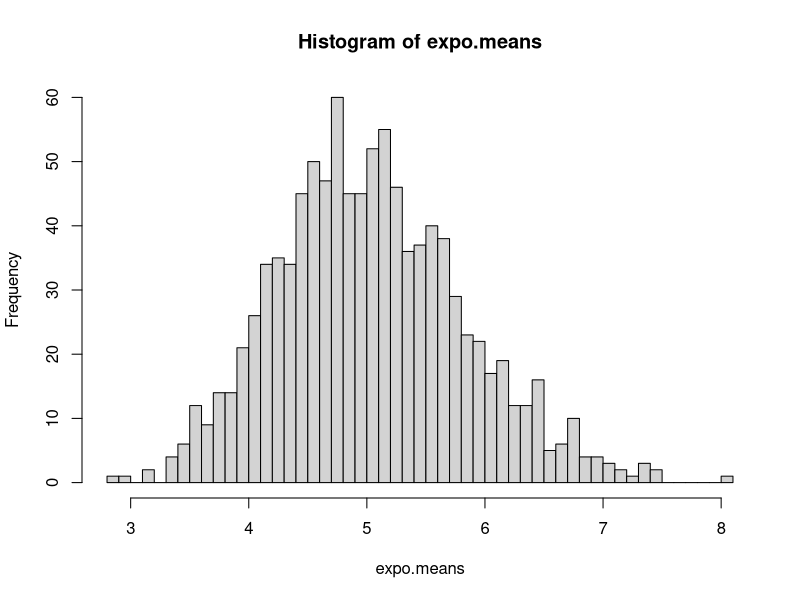
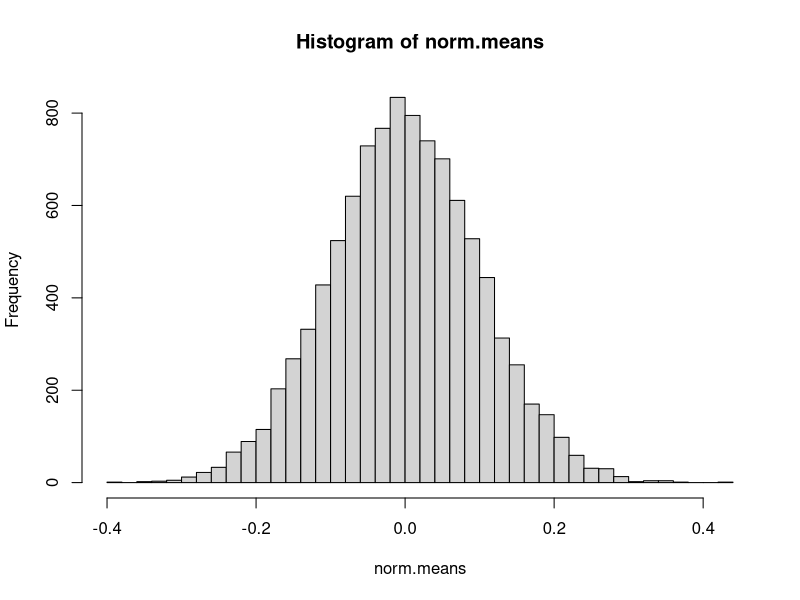
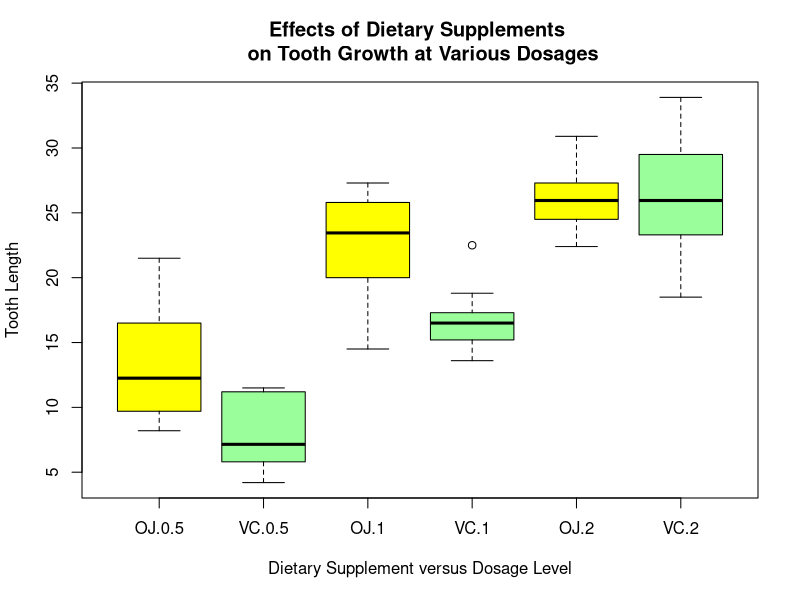

Write the R code that produced these figures, in order.
## ---- chunk 1
setwd("/Users/dalehunscher/Dropbox/Coursera/Statistical_Inference/project")

library(knitr) 
library(graphics)
library(datasets)
library(ggplot2)

## ---- chunk 2

set.seed(48103)

## ---- chunk 3

nsamples <- 1000 # dim of mns
n <- 40 # n for each sample mean
lambda <- 0.2 # exponential rate
## ---- chunk 4

expo.means <- NULL; for ( i in 1:nsamples) { expo.means = c(expo.means, mean(rexp(n,lambda)))}

theoretical.mean <- 1/lambda
expo.mean = mean(expo.means)

expo.var <- var(expo.means)
theoretical.var <- ((1/lambda)/sqrt(n))^2

## ---- chunk 5

expo.mean

theoretical.mean

## ---- chunk 6

expo.var

theoretical.var
## ---- chunk 7

hist(expo.means,breaks=50)

## ---- chunk 8

n <- 100
nsamples <- 10000

norm.means <- NULL; for ( i in 1:nsamples) { norm.means = c(norm.means, mean(rnorm(n)))}
hist(norm.means,breaks=50)

## ---- chunk 9
# load the data set into a transient variable

tooth <- ToothGrowth

oj.group <- tooth[tooth$supp == "OJ",c("len","dose")]
vc.group <- tooth[tooth$supp == "VC",c("len","dose")]

doses <- c(0.5,1.0,2.0)

## ---- chunk 10

summary(tooth)

## ---- chunk 11

boxplot(len~supp*dose, 
        data = tooth, 
        col=(c("yellow1","palegreen1")),
        #horizontal = TRUE,
        main = paste("Effects of Dietary Supplements \n",
                     "on Tooth Growth at Various Dosages"), 
        xlab = "Dietary Supplement versus Dosage Level",
        ylab = "Tooth Length")


## ---- chunk 12

mean(oj.group$len[which(oj.group$dose == 0.5)])-mean(vc.group$len[which(vc.group$dose == 0.5)])

## ---- chunk 13

result <- t.test(oj.group$len[which(oj.group$dose == 0.5)],vc.group$len[which(vc.group$dose == 0.5)],alternative="greater")

## ---- chunk 14

mean(oj.group$len[which(oj.group$dose == 1.0)])-mean(vc.group$len[which(vc.group$dose == 1.0)])

## ---- chunk 15

result <- t.test(oj.group$len[which(oj.group$dose == 1.0)],vc.group$len[which(vc.group$dose == 1.0)],alternative="greater")

## ---- chunk 16

mean(oj.group$len[which(oj.group$dose == 2.0)])-mean(vc.group$len[which(vc.group$dose == 2.0)])

## ---- chunk 17

result <- t.test(oj.group$len[which(oj.group$dose == 2.0)],vc.group$len[which(vc.group$dose == 2.0)])

## ---- chunk 18

t.test(tooth$len[tooth$dose==0.5 & tooth$supp == "OJ"],tooth$len[tooth$dose==1.0 & tooth$supp == "OJ"])$p.value
## ---- chunk 19

t.test(tooth$len[tooth$dose==1.0 & tooth$supp == "OJ"],tooth$len[tooth$dose==2.0 & tooth$supp == "OJ"])$p.value
## ---- chunk 20
t.test(tooth$len[tooth$dose==0.5 & tooth$supp == "VC"],tooth$len[tooth$dose==1.0 & tooth$supp == "VC"])$p.value
## ---- chunk 21

t.test(tooth$len[tooth$dose==1.0 & tooth$supp == "VC"],tooth$len[tooth$dose==2.0 & tooth$supp == "VC"])$p.value
